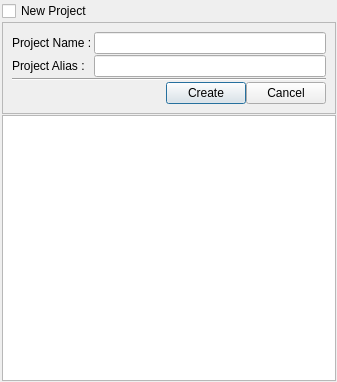
<?xml version="1.0" encoding="UTF-8"?>
<ui version="4.0">
 <class>wgLoadProject</class>
 <widget class="QDialog" name="wgLoadProject">
  <property name="geometry">
   <rect>
    <x>0</x>
    <y>0</y>
    <width>337</width>
    <height>382</height>
   </rect>
  </property>
  <property name="windowTitle">
   <string>Load Project</string>
  </property>
  <layout class="QGridLayout" name="gridLayout">
   <property name="leftMargin">
    <number>2</number>
   </property>
   <property name="topMargin">
    <number>1</number>
   </property>
   <property name="rightMargin">
    <number>1</number>
   </property>
   <property name="bottomMargin">
    <number>1</number>
   </property>
   <property name="horizontalSpacing">
    <number>2</number>
   </property>
   <property name="verticalSpacing">
    <number>1</number>
   </property>
   <item row="0" column="0">
    <widget class="QCheckBox" name="cbNewProject">
     <property name="text">
      <string>New Project</string>
     </property>
    </widget>
   </item>
   <item row="1" column="0">
    <widget class="QFrame" name="qfNewProject">
     <property name="frameShape">
      <enum>QFrame::StyledPanel</enum>
     </property>
     <property name="lineWidth">
      <number>1</number>
     </property>
     <layout class="QGridLayout" name="glNewProject">
      <property name="horizontalSpacing">
       <number>2</number>
      </property>
      <property name="verticalSpacing">
       <number>1</number>
      </property>
      <item row="0" column="1">
       <widget class="QLineEdit" name="leProjectName"/>
      </item>
      <item row="1" column="0">
       <widget class="QLabel" name="lProjectAlias">
        <property name="text">
         <string>Project Alias :</string>
        </property>
       </widget>
      </item>
      <item row="0" column="0">
       <widget class="QLabel" name="lProjectName">
        <property name="text">
         <string>Project Name :</string>
        </property>
       </widget>
      </item>
      <item row="1" column="1">
       <widget class="QLineEdit" name="leProjectAlias"/>
      </item>
      <item row="2" column="0" colspan="2">
       <widget class="Line" name="line">
        <property name="orientation">
         <enum>Qt::Horizontal</enum>
        </property>
       </widget>
      </item>
      <item row="3" column="0" colspan="2">
       <layout class="QHBoxLayout" name="hlButtons">
        <property name="spacing">
         <number>0</number>
        </property>
        <item>
         <spacer name="horizontalSpacer">
          <property name="orientation">
           <enum>Qt::Horizontal</enum>
          </property>
          <property name="sizeHint" stdset="0">
           <size>
            <width>40</width>
            <height>20</height>
           </size>
          </property>
         </spacer>
        </item>
        <item>
         <widget class="QPushButton" name="pbCreate">
          <property name="text">
           <string>Create</string>
          </property>
         </widget>
        </item>
        <item>
         <widget class="QPushButton" name="pbCancel">
          <property name="text">
           <string>Cancel</string>
          </property>
         </widget>
        </item>
       </layout>
      </item>
     </layout>
    </widget>
   </item>
   <item row="2" column="0">
    <widget class="QTreeWidget" name="twProjects">
     <attribute name="headerVisible">
      <bool>false</bool>
     </attribute>
     <column>
      <property name="text">
       <string notr="true">1</string>
      </property>
     </column>
    </widget>
   </item>
  </layout>
 </widget>
 <resources/>
 <connections/>
</ui>
